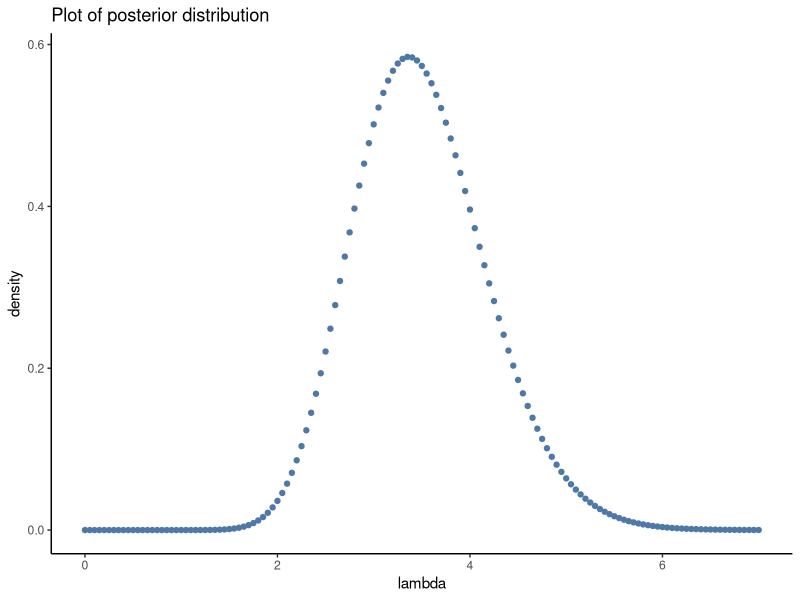

Write R code to recreate this figure.
## ---- chunk 1
knitr::opts_chunk$set(echo = TRUE)
## ---- chunk 2
library(ggplot2)
## ---- chunk 3
#(a)
y <- c(0,2,5,5,7,1,4)
sigma <- 5

#the expression of posterior distribution unnormalized
posterior <- function(lambda,sigma,y){
  s <- sum(y)
  n <- length(y)
  res <- lambda^(s)*exp(-n*lambda-(lambda^2)/(2*sigma^2))
  return(res)
}

lambda_grid <- seq(0,7,by=0.05)

unnormalized <- posterior(lambda_grid,sigma,y)
normalized <- unnormalized/sum(unnormalized*0.05)

#plot(x=lambda_grid,y=normalized,type = "p")
df <- data.frame(lambda=lambda_grid,density=normalized)
ggplot(data=df,mapping = aes(x=lambda,y=density))+
  geom_point(color="#4E79A7")+
  labs(title = "Plot of posterior distribution ")+
  theme_classic()
## ---- chunk 4
mode_index <- which.max(normalized)
mode <- lambda_grid[mode_index]
cat("The approximate posterior mode of lambda is",mode,"\n")

